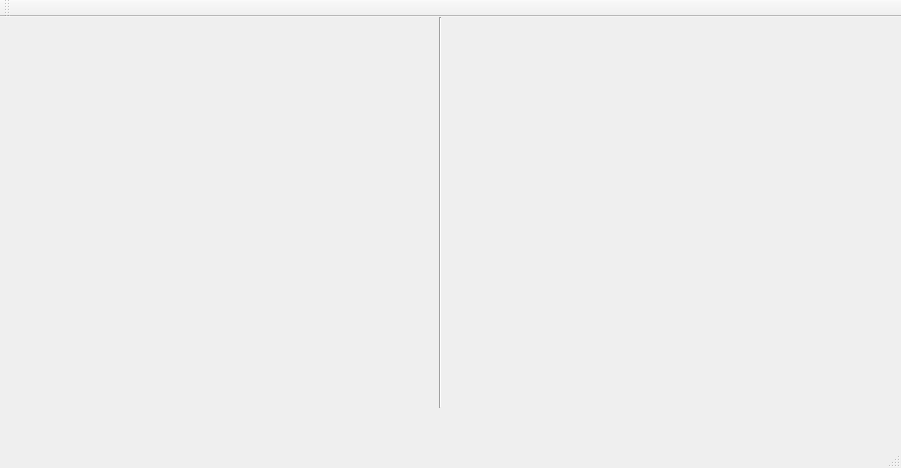
<?xml version="1.0" encoding="UTF-8"?>
<ui version="4.0">
 <class>MainWindow</class>
 <widget class="QMainWindow" name="MainWindow">
  <property name="geometry">
   <rect>
    <x>0</x>
    <y>0</y>
    <width>901</width>
    <height>468</height>
   </rect>
  </property>
  <property name="windowTitle">
   <string>MainWindow</string>
  </property>
  <widget class="QWidget" name="centralWidget">
   <widget class="QLabel" name="vid_label">
    <property name="geometry">
     <rect>
      <x>500</x>
      <y>30</y>
      <width>341</width>
      <height>291</height>
     </rect>
    </property>
    <property name="text">
     <string/>
    </property>
   </widget>
   <widget class="QLabel" name="matplotlib_widget">
    <property name="geometry">
     <rect>
      <x>20</x>
      <y>40</y>
      <width>341</width>
      <height>291</height>
     </rect>
    </property>
    <property name="text">
     <string/>
    </property>
   </widget>
   <widget class="Line" name="line">
    <property name="geometry">
     <rect>
      <x>430</x>
      <y>0</y>
      <width>20</width>
      <height>391</height>
     </rect>
    </property>
    <property name="orientation">
     <enum>Qt::Vertical</enum>
    </property>
   </widget>
  </widget>
  <widget class="QMenuBar" name="menuBar">
   <property name="geometry">
    <rect>
     <x>0</x>
     <y>0</y>
     <width>901</width>
     <height>25</height>
    </rect>
   </property>
  </widget>
  <widget class="QToolBar" name="mainToolBar">
   <attribute name="toolBarArea">
    <enum>TopToolBarArea</enum>
   </attribute>
   <attribute name="toolBarBreak">
    <bool>false</bool>
   </attribute>
  </widget>
  <widget class="QStatusBar" name="statusBar"/>
 </widget>
 <layoutdefault spacing="6" margin="11"/>
 <resources/>
 <connections/>
</ui>
